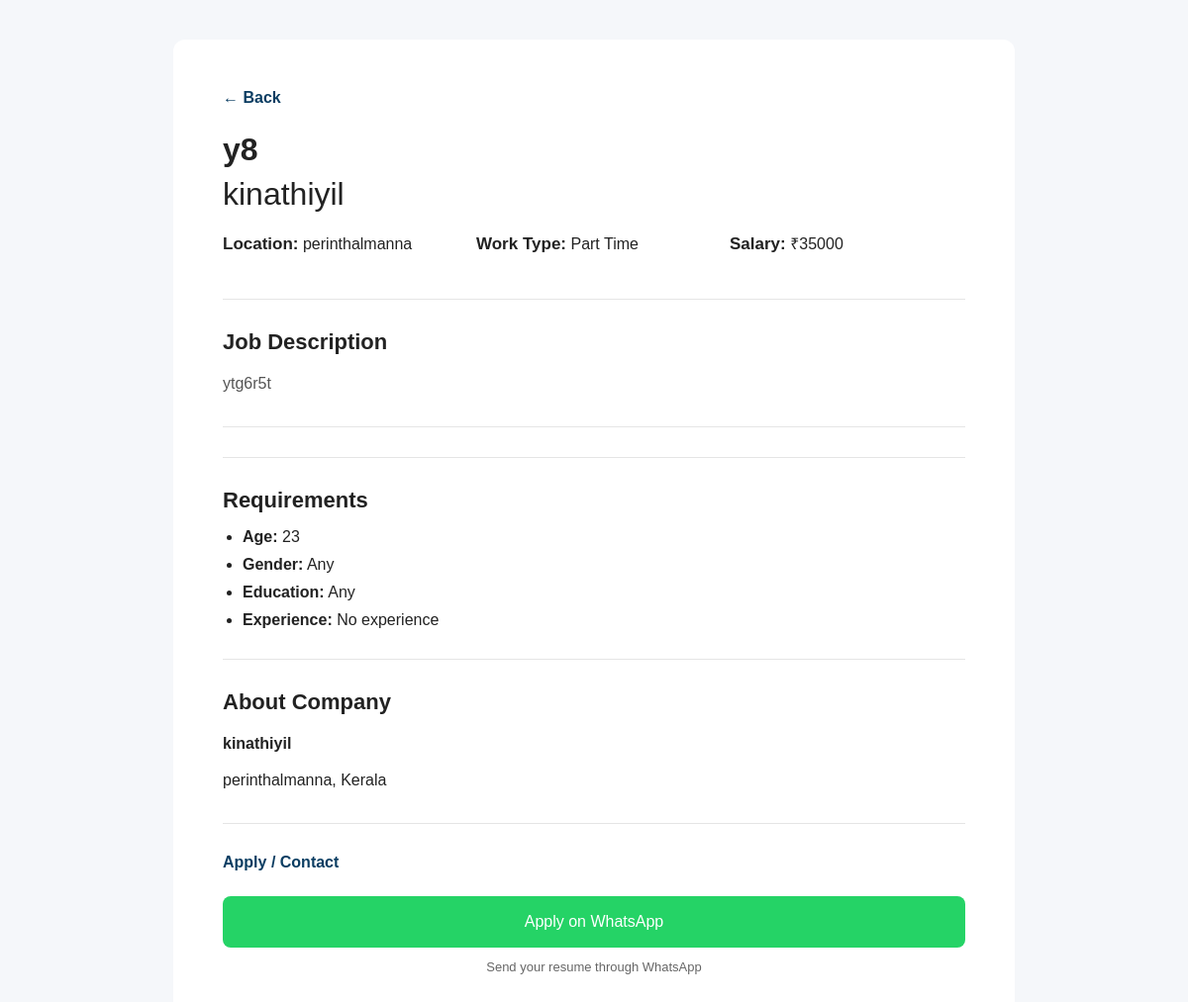
The app's page /job/1/ with its own data.
### myapp/models.py (models this page shows, shortened)
class Job(models.Model):
    owner = models.ForeignKey(
        User,
        on_delete=models.CASCADE,
        related_name="jobs",
        null=True,
        blank=True,
    )
    shop_name = models.CharField(
        max_length=150,
    )
    title = models.CharField(
        max_length=150,
    )
    category = models.ForeignKey(
        Category,
        on_delete=models.PROTECT,
        related_name="jobs",
        null=True,
        blank=True,
    )
    experience = models.CharField(
        max_length=100,
        default="Fresher",
    )
    work_time = models.CharField(
        max_length=100,
    )
    gender = models.CharField(max_length=20, default="Any")
    education = models.CharField(max_length=50, default="Any")
    age_limit = models.CharField(
        max_length=50,
        blank=True,
    )
    location = models.CharField(
        max_length=100,
    )
    salary = models.CharField(
        max_length=100,
    )
    phone = models.CharField(
        max_length=15,
        validators=[phone_validator],
    )
    description = models.TextField(
        blank=True,
    )
    is_verified = models.BooleanField(
        default=True,
    )
    owner_name = models.CharField(
        max_length=150,
        blank=True
    )
    created_at = models.DateTimeField(
        auto_now_add=True,
    )
    class Meta:
        ordering = ["-created_at"]

### myapp/views.py (the view)
# urls.py: path("job/<int:id>/", views.job_details, name="job_details"),
def job_details(request, id):
    job = get_object_or_404(
        Job.objects.select_related(
            "category",
            "owner",
        ),
        id=id,
        is_verified=True,
    )
    return render(
        request,
        "job_details.html",
        {
            "job": job,
        },
    )

### templates/job_details.html (shortened to what this page needs)
{% load static %}
<!DOCTYPE html>
<html lang="en">
<head>
    <link rel="stylesheet" href="{% static 'css/job_details.css' %}">
</head>
<body>
<section class="details-page">
    <div class="details-card">
        <div class="details-header">
            <a href="{% url 'home' %}" class="back-btn">← Back</a>
        </div>
        <div class="job-main">
          <h1>{{ job.title }}</h1>
            <h2>{{ job.shop_name }}</h2>
            <div class="job-info">
                <p><strong>Location:</strong> {{ job.location }}</p>
    <p><strong>Work Type:</strong> {{ job.work_time }}</p>
    <p><strong>Salary:</strong> ₹{{ job.salary }}</p>
                </div>
            <hr>
            <h3>Job Description</h3>
            <div class="description">
                {{ job.description|linebreaks }}
            </div>
        </div>
               <hr>
<hr>
<h3>Requirements</h3>
<ul class="requirements">
    <li>
        <strong>Age:</strong>
        {{ job.age_limit|default:"18-30" }}
    </li>
    <li>
        <strong>Gender:</strong>
        {{ job.gender|default:"Any" }}
    </li>
    <li>
        <strong>Education:</strong>
        {{ job.education|default:"Any" }}
    </li>
    <li>
        <strong>Experience:</strong>
        {{ job.experience|default:"Fresher" }}
    </li>
</ul>
    <hr>
             <h3>About Company</h3>
    <p><strong>{{ job.shop_name }}</strong></p>
    <p>{{ job.location }}, Kerala</p>
    <hr>
        <div class="contact-box">
            <span class="contact-label">Apply / Contact</span>
            <a href="https://wa.me/91{{ job.phone }}?text=Hi, I saw your {{ job.title }} job vacancy on QuickJobs. I am interested."
               target="_blank">
                <button class="contact-btn">
                    Apply on WhatsApp
                </button>
            </a>
            <small class="note">
                Send your resume through WhatsApp
            </small>
        </div>
    </div>
</section>
</body>
</html>

### static/css/job_details.css (style rules this page uses)
* { margin:0; padding:0; box-sizing:border-box; font-family:Arial,sans-serif; }
body { background:#f5f7fa; color:#222; }
.details-page { max-width:850px; margin:40px auto; padding:20px; background:#fff; border-radius:12px; }
.details-card { max-width:900px; margin:auto; border-radius:16px; padding:30px; }
.details-header { margin-bottom:25px; }
.back-btn { text-decoration:none; color:#0a3d62; font-weight:600; }
.job-main h2 { font-size:32px; color:#222; margin-bottom:8px; }
.job-info { display:grid; grid-template-columns:repeat(auto-fit,minmax(220px,1fr)); gap:18px; }
.job-info strong { font-size:17px; }
hr { margin:30px 0; border:none; border-top:1px solid #eee; }
.job-main h3 { margin-bottom:15px; }
.description { color:#555; line-height:1.8; }
.contact-label { display:block; font-weight:bold; margin-bottom:15px; color:#0a3d62; }
.contact-btn { width:100%; height:52px; border:none; border-radius:8px; background:#25D366; color:#fff; font-size:16px; cursor:pointer; margin-top:10px; }
.note { display:block; margin-top:12px; text-align:center; color:#666; font-size:13px; }
h1 { margin-top:20px; font-size:32px; }
h2 { color:#666; margin:8px 0 25px; font-size:22px; font-weight:500; }
h3 { margin-bottom:15px; font-size:22px; }
p { margin:10px 0; line-height:1.7; }
hr { margin:30px 0; border:0; border-top:1px solid #e5e5e5; }
.requirements { padding-left:20px; }
.requirements li { margin:10px 0; }

### records on screen
Job: title "y8", shop_name "kinathiyil", location "perinthalmanna", work_time "Part Time", salary "35000", description "ytg6r5t", age_limit "23", gender "Any", education "Any", experience "No experience"
